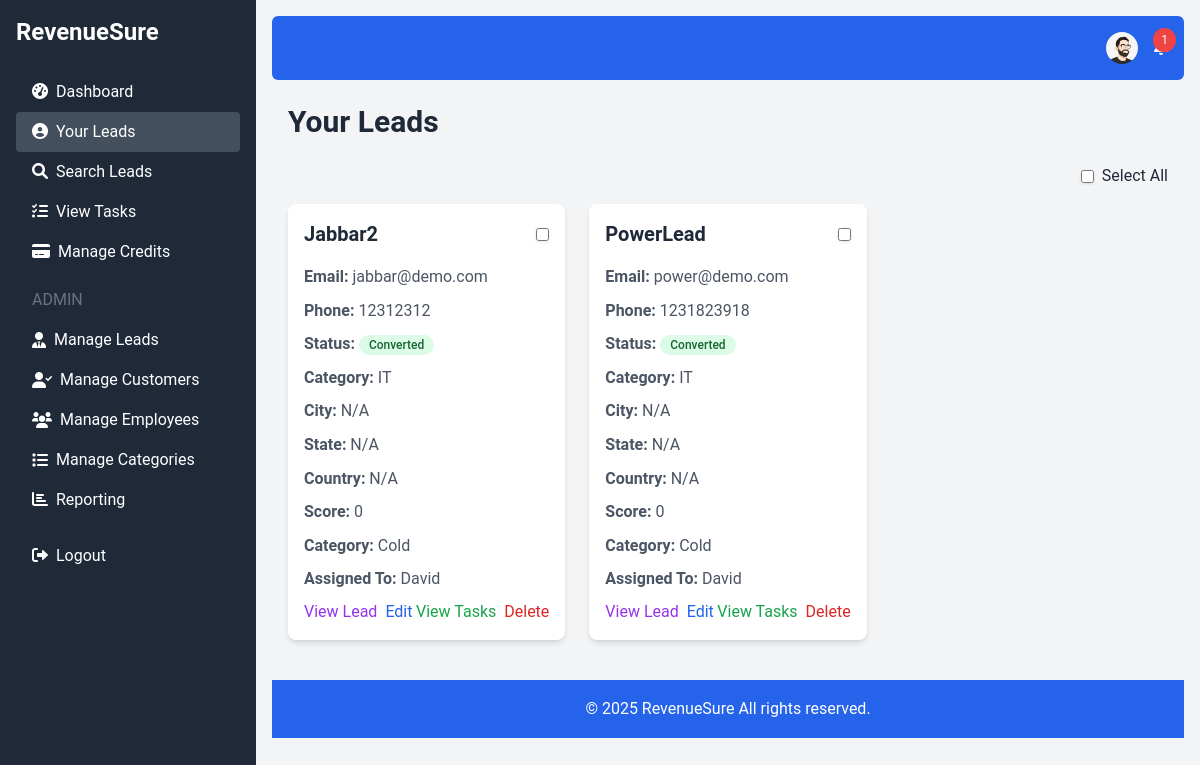
Page /your_leads.php (signed in) on the committed database.
### tables this page shows
CREATE TABLE `users` (
  `id` int(11) NOT NULL,
  `username` varchar(50) NOT NULL,
  `email` varchar(100) NOT NULL,
  `password` varchar(255) NOT NULL,
  `credits` int(11) DEFAULT 0,
  `created_at` timestamp NOT NULL DEFAULT current_timestamp(),
  `role` enum('admin','user') DEFAULT 'user',
  `profile_picture` varchar(255) DEFAULT NULL
);

CREATE TABLE `leads` (
  `id` int(11) NOT NULL,
  `name` varchar(100) NOT NULL,
  `phone` varchar(20) DEFAULT NULL,
  `email` varchar(100) DEFAULT NULL,
  `category_id` int(11) DEFAULT NULL,
  `created_at` timestamp NOT NULL DEFAULT current_timestamp(),
  `status` enum('New','Contacted','Converted') DEFAULT 'New',
  `customer_id` int(11) DEFAULT NULL,
  `converted_by` int(11) DEFAULT NULL,
  `city` varchar(100) DEFAULT NULL,
  `state` varchar(100) DEFAULT NULL,
  `country` varchar(100) DEFAULT NULL,
  `source` varchar(100) DEFAULT 'Website',
  `assigned_to` int(11) DEFAULT NULL
);

CREATE TABLE `categories` (
  `id` int(11) NOT NULL,
  `name` varchar(100) NOT NULL,
  `created_at` timestamp NOT NULL DEFAULT current_timestamp()
);

CREATE TABLE `employees` (
  `id` int(11) NOT NULL,
  `name` varchar(100) NOT NULL,
  `email` varchar(100) NOT NULL,
  `phone` varchar(20) DEFAULT NULL,
  `created_at` timestamp NOT NULL DEFAULT current_timestamp()
);

### your_leads.php (the view, shortened to what this page needs)
<?php
require 'db.php';
$user_id = $_SESSION['user_id'];
$sort_by = isset($_GET['sort_by']) ? $_GET['sort_by'] : 'name';
$order = isset($_GET['order']) ? $_GET['order'] : 'ASC';
$per_page = isset($_GET['per_page']) ? (int)$_GET['per_page'] : 10;
$page = isset($_GET['page']) ? (int)$_GET['page'] : 1;
$offset = ($page - 1) * $per_page;
$query = "SELECT leads.*, employees.name as assigned_employee
          FROM leads
          LEFT JOIN employees ON leads.assigned_to = employees.id
          WHERE leads.assigned_to = :user_id";
$query .= " ORDER BY $sort_by $order LIMIT :limit OFFSET :offset";
$count_query = "SELECT COUNT(*) as total FROM leads WHERE leads.assigned_to = :user_id";
$stmt = $conn->prepare($count_query);
$stmt->bindValue(':user_id', $user_id);
$stmt->execute();
$total_leads = $stmt->fetch(PDO::FETCH_ASSOC)['total'];
$total_pages = ceil($total_leads / $per_page);
$stmt = $conn->prepare($query);
$stmt->bindValue(':user_id', $user_id);
$stmt->bindValue(':limit', $per_page, PDO::PARAM_INT);
$stmt->bindValue(':offset', $offset, PDO::PARAM_INT);
$stmt->execute();
$leads = $stmt->fetchAll(PDO::FETCH_ASSOC);
require 'header.php';
?>
    <h1 class="text-3xl font-bold text-gray-800 mb-6">Your Leads</h1>
    <div data-total-pages="<?php echo $total_pages; ?>">
      <form method="POST" action="mass_delete_leads.php">
          <div class="grid grid-cols-1 md:grid-cols-2 lg:grid-cols-3 gap-6 mb-4">
            <?php if ($leads): ?>
                    <?php foreach ($leads as $lead): ?>
                       <div class="bg-white rounded-lg shadow-md p-4 flex flex-col justify-between">
                            <div>
                            <div class="flex justify-between items-center mb-4">
                                <h2 class="text-xl font-semibold text-gray-800"><?php echo htmlspecialchars($lead['name']); ?></h2>
                                <input type="checkbox" name="selected_leads[]" value="<?php echo $lead['id']; ?>">
                            </div>
                                <p class="text-gray-600 mb-2"><strong>Email:</strong> <?php echo htmlspecialchars($lead['email']); ?></p>
                                <p class="text-gray-600 mb-2"><strong>Phone:</strong> <?php echo htmlspecialchars($lead['phone']); ?></p>
                                <p class="text-gray-600 mb-2">
                                    <strong>Status:</strong>
                                        <span class="inline-flex items-center rounded-full px-2.5 py-0.5 text-xs font-medium
                                            <?php
                                            switch ($lead['status']) {
                                            case 'Converted':
                                                echo 'bg-green-100 text-green-800';
                                                break;
                                            }
                                            ?>
                                            "><?php echo htmlspecialchars($lead['status']); ?>
                                        </span>
                                </p>
                                 <p class="text-gray-600 mb-2">
                                <strong>Category:</strong>
                                   <?php
                                        $stmt = $conn->prepare("SELECT name FROM categories WHERE id = :id");
                                        $stmt->bindParam(':id', $lead['category_id']);
                                        $stmt->execute();
                                        $category_name = $stmt->fetch(PDO::FETCH_ASSOC);
                                         echo $category_name ?  htmlspecialchars($category_name['name']) : 'Uncategorized';
                                  ?>
                             </p>
                               <p class="text-gray-600 mb-2">
                                <strong>City:</strong> <?php echo htmlspecialchars($lead['city'] ? $lead['city'] : 'N/A'); ?>
                              </p>
                               <p class="text-gray-600 mb-2">
                                 <strong>State:</strong> <?php echo htmlspecialchars($lead['state'] ? $lead['state'] : 'N/A'); ?>
                                </p>
                                <p class="text-gray-600 mb-2">
                                  <strong>Country:</strong> <?php echo htmlspecialchars($lead['country'] ? $lead['country'] : 'N/A'); ?>
                                </p>
                                   <p class="text-gray-600 mb-2">
                                    <strong>Score:</strong>  <?php
                                        $stmt = $conn->prepare("SELECT * FROM lead_scores WHERE lead_id = :lead_id");
                                        $stmt->bindParam(':lead_id', $lead['id']);
                                        $stmt->execute();
                                        $lead_score = $stmt->fetch(PDO::FETCH_ASSOC);
                                        echo $lead_score ? $lead_score['total_score'] : 0;
                                    ?>
                            </p>
                            <p class="text-gray-600 mb-2"><strong>Category:</strong> <?php echo $lead_score ? categorize_lead($lead_score['total_score']) : "Cold"; ?></p>
                             <p class="text-gray-600 mb-2"><strong>Assigned To:</strong> <?php echo htmlspecialchars($lead['assigned_employee'] ? $lead['assigned_employee'] : 'Unassigned'); ?></p>
                        </div>
                        <div class="flex justify-between items-center">
                            <div class="flex space-x-2">
                                <a href="view_lead.php?id=<?php echo $lead['id']; ?>" class="text-purple-600 hover:underline">View Lead</a>
                                <a href="edit_lead.php?id=<?php echo $lead['id']; ?>" class="text-blue-600 hover:underline">Edit</a>
                           </div>
                             <div class="flex space-x-2">
                                 <a href="view_tasks.php?lead_id=<?php echo $lead['id']; ?>" class="text-green-600 hover:underline">View Tasks</a>
                                <a href="delete_lead.php?id=<?php echo $lead['id']; ?>" class="text-red-600 hover:underline">Delete</a>
                           </div>
                        </div>
                  </div>
                <?php endforeach; ?>
            <?php else: ?>
                <p class="text-gray-600 text-center">No leads assigned to you.</p>
            <?php endif; ?>
        </div>
         </form>
    </div>
<?php
require 'footer.php';
?>

### header.php (shortened to what this page needs)
<!DOCTYPE html>
<html lang="en">
<head>
    <script src="https://cdn.tailwindcss.com"></script>
    <link href="https://cdnjs.cloudflare.com/ajax/libs/font-awesome/6.0.0-beta3/css/all.min.css" rel="stylesheet">
     <link rel="stylesheet" href="https://cdnjs.cloudflare.com/ajax/libs/animate.css/4.1.1/animate.min.css"/>
</head>
<body class="bg-gray-100">
    <div class="flex h-screen fade-in-up">
        <aside class="bg-gray-800 text-white w-64 p-4">
            <a href="index.php" class="text-2xl font-bold block mb-6">RevenueSure</a>
            <nav>
                <?php if (isset($_SESSION['user_id'])): ?>
                    <?php
                     function isActive($path) {
                         $current_page = basename($_SERVER['PHP_SELF']);
                         return strpos($current_page, $path) === 0;
                    }
                     function isParentActive($path) {
                         $current_page = basename($_SERVER['PHP_SELF']);
                       return strpos($current_page, $path) !== false;
                      }
                    ?>
                    <a href="dashboard.php" class="block py-2 px-4 hover:bg-gray-700 rounded <?php echo isActive('dashboard.php') ? 'active' : ''; ?>"><i class="fas fa-tachometer-alt mr-2"></i>Dashboard</a>
                    <a href="your_leads.php" class="block py-2 px-4 hover:bg-gray-700 rounded <?php echo isActive('your_leads.php') ? 'active' : ''; ?>"><i class="fas fa-user-circle mr-2"></i>Your Leads</a>
                    <a href="search_leads.php" class="block py-2 px-4 hover:bg-gray-700 rounded <?php echo isActive('search_leads.php') ? 'active' : ''; ?>"><i class="fas fa-search mr-2"></i>Search Leads</a>
                   <a href="view_tasks.php" class="block py-2 px-4 hover:bg-gray-700 rounded <?php echo isActive('view_tasks.php') ? 'active' : ''; ?>"><i class="fas fa-tasks mr-2"></i>View Tasks</a>
                    <a href="manage_credits.php" class="block py-2 px-4 hover:bg-gray-700 rounded <?php echo isActive('manage_credits.php') ? 'active' : ''; ?>"><i class="fas fa-credit-card mr-2"></i>Manage Credits</a>
                    <?php if ($_SESSION['role'] === 'admin'): ?>
                        <h6 class="text-gray-500 uppercase mt-4 mb-2 px-4">Admin</h6>
                         <div class="menu-item <?php if (isParentActive('add_lead.php') || isParentActive('leads_list.php') || isParentActive('import_leads.php')) echo 'active'; ?>">
                            <a class="block py-2 px-4 hover:bg-gray-700 rounded flex items-center"><i class="fas fa-user-tie mr-2"></i>Manage Leads</a>
                        </div>
                          <div class="menu-item <?php if (isParentActive('add_customer.php') || isParentActive('manage_customers.php') || isParentActive('view_customer.php')) echo 'active'; ?>">
                            <a class="block py-2 px-4 hover:bg-gray-700 rounded flex items-center"><i class="fas fa-user-check mr-2"></i>Manage Customers</a>
                        </div>
                         <div class="menu-item <?php if (isParentActive('add_employee.php') || isParentActive('manage_employees.php')) echo 'active'; ?>">
                            <a class="block py-2 px-4 hover:bg-gray-700 rounded flex items-center"><i class="fas fa-users mr-2"></i>Manage Employees</a>
                        </div>
                          <div class="menu-item <?php if (isParentActive('manage_categories.php') || isParentActive('add_category.php')) echo 'active'; ?>">
                            <a class="block py-2 px-4 hover:bg-gray-700 rounded flex items-center"><i class="fas fa-list mr-2"></i>Manage Categories</a>
                        </div>
                         <a href="reporting_dashboard.php" class="block py-2 px-4 hover:bg-gray-700 rounded <?php echo isActive('reporting_dashboard.php') ? 'active' : ''; ?>"><i class="fas fa-chart-bar mr-2"></i>Reporting</a>
                    <?php endif; ?>
                     <a href="logout.php" class="block py-2 px-4 hover:bg-gray-700 rounded mt-4"><i class="fas fa-sign-out-alt mr-2"></i>Logout</a>
                <?php else: ?>
                    <a href="login.php" class="block py-2 px-4 hover:bg-gray-700 rounded"><i class="fas fa-sign-in-alt mr-2"></i>Login</a>
                    <a href="register.php" class="block py-2 px-4 hover:bg-gray-700 rounded"><i class="fas fa-user-plus mr-2"></i>Register</a>
                 <?php endif; ?>
             </nav>
        </aside>
        <div class="flex-1 p-4 fade-in">
            <nav class="bg-blue-600 p-4 text-white mb-6 rounded-md">
                <div class="container mx-auto flex justify-end items-center">
                    <?php if (isset($_SESSION['user_id'])): ?>
                        <div class="relative mr-4">
                            <button id="profileButton" class="hover:underline relative flex items-center">
                                <?php
                                $stmt = $conn->prepare("SELECT profile_picture FROM users WHERE id = :user_id");
                                $stmt->bindParam(':user_id', $_SESSION['user_id']);
                                $stmt->execute();
                                $user = $stmt->fetch(PDO::FETCH_ASSOC);
                                $profile_picture = $user['profile_picture'];
                                if ($profile_picture) : ?>
                                    <img src="<?php echo $profile_picture; ?>" alt="Profile Picture" class="rounded-full w-8 h-8 object-cover">
                                <?php else : ?>
                                    <i class="fas fa-user-circle fa-lg"></i>
                                <?php endif; ?>
                            </button>
                         </div>
                        <div class="relative">
                            <button id="notificationButton" class="hover:underline relative">
                                <?php
                                $stmt = $conn->prepare("SELECT COUNT(*) as unread FROM notifications WHERE user_id = :user_id AND is_read = 0");
                                $stmt->bindParam(':user_id', $_SESSION['user_id']);
                                $stmt->execute();
                                $unread = $stmt->fetch(PDO::FETCH_ASSOC)['unread'];
                                if ($unread > 0) : ?>
                                    <span class="bg-red-500 text-white text-xs px-2 py-1 rounded-full absolute -top-2 -right-2"><?php echo $unread; ?></span>
                                <?php endif; ?>
                            </button>
                        </div>
                   <?php endif; ?>
                </div>
            </nav>
             <div class="container mx-auto px-4">

### header.php (style rules this page uses)
:root { --primary-color: #6366f1; --secondary-color: #34d399; --background-light: #f9fafb; --background-dark: #1f2937; --error-color: #ef4444; }
body { font-family: 'Roboto', sans-serif; background-color: var(--background-light); color: #1f2937; }
.menu-item a { transition: color 0.3s ease, background-color 0.3s ease; }
.active { background-color: #434f5c; }
aside { min-width: 256px; transition: all 0.3s ease-in-out; }
button { transition: background-color 0.3s ease, color 0.3s ease, transform 0.1s ease; }
.bg-white { transition: all 0.3s ease-in-out; box-shadow: 0 2px 5px rgba(0,0,0,0.1); }
input,select, textarea { transition: all 0.3s ease-in-out; box-shadow: 0 1px 3px rgba(0,0,0,0.1); border-radius: 8px; }
.fade-in-up { animation: fadeInUp 0.3s ease-in-out; }
.fade-in { animation: fadeIn 0.3s ease-in-out; }
h1 { font-size: 2rem; font-weight: bold; color: var(--primary-color); }
h2 { font-size: 1.5rem; font-weight: bold; color: var(--primary-color); }
p { font-size: 1rem; line-height: 1.6; }
.shadow-md { box-shadow: 0 4px 6px rgba(0, 0, 0, 0.1); }

### rows in the picture
users: profile_picture (picture)
leads: name "Jabbar2", email "jabbar@demo.com", phone "12312312", status "Converted", category.name "IT", city "N/A", state "N/A", country "N/A", employees.name "David"
leads: name "PowerLead", email "power@demo.com", phone "1231823918", status "Converted", category.name "IT", city "N/A", state "N/A", country "N/A", employees.name "David"

### other values in the picture
$unread "1"
